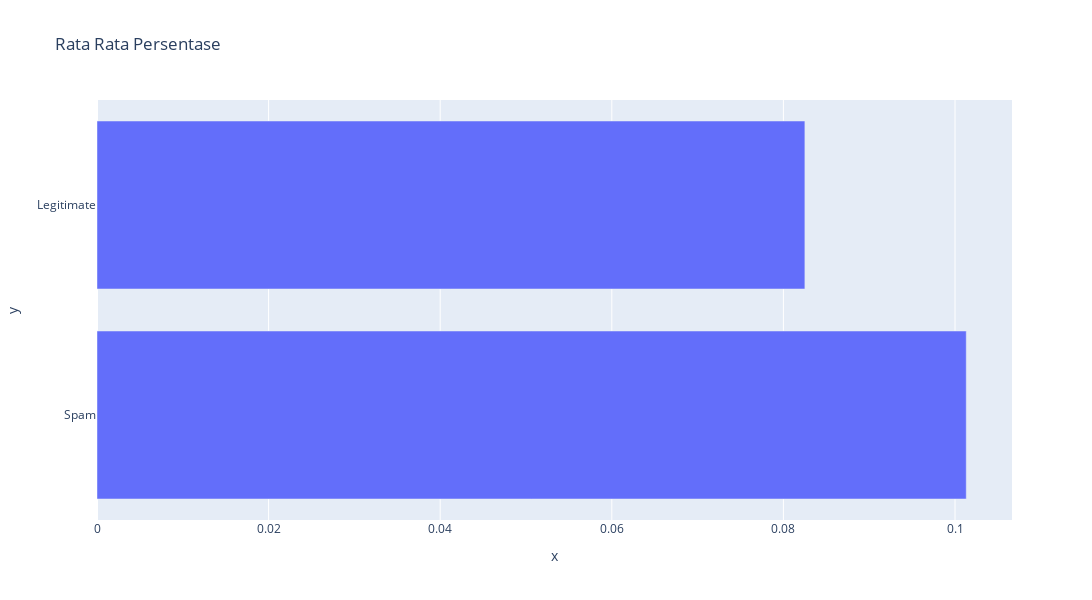

Source (notebook cell):
### Code cell
fig2 = px.bar(x=[0.10131093782627143, 0.08250282235601289], y=["Spam", "Legitimate"],
            title = 'Rata Rata Persentase', width=1200, height=600)
fig2.show()

### Figure 1 — Plotly figure (JSON) as saved in the notebook; plotly's stock layout.template omitted (floating-point values rounded to 4 significant figures)
{"data": [{"alignmentgroup": "True", "hovertemplate": "x=%{x}<br>y=%{y}<extra></extra>", "legendgroup": "", "marker": {"color": "#636efa", "pattern": {"shape": ""}}, "name": "", "offsetgroup": "", "orientation": "h", "showlegend": false, "textposition": "auto", "type": "bar", "x": [0.1013, 0.0825], "xaxis": "x", "y": ["Spam", "Legitimate"], "yaxis": "y"}], "layout": {"barmode": "relative", "height": 600, "legend": {"tracegroupgap": 0}, "title": {"text": "Rata Rata Persentase"}, "width": 1200, "xaxis": {"anchor": "y", "domain": [0, 1], "title": {"text": "x"}}, "yaxis": {"anchor": "x", "domain": [0, 1], "title": {"text": "y"}}}}
